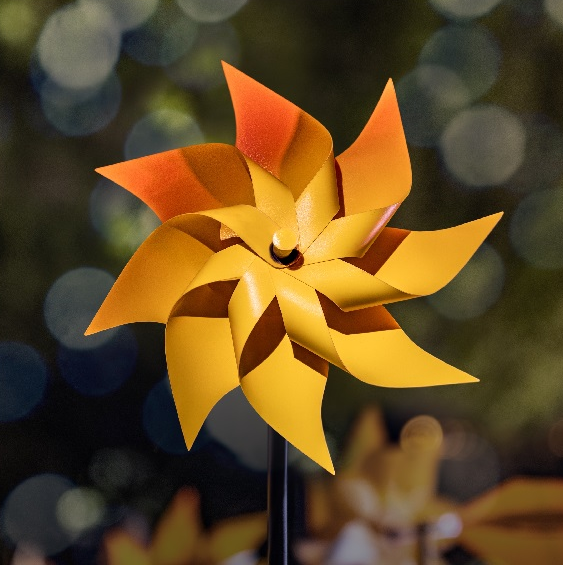
#> input picture picture.png, 563 x 565 px, found by its file name
$ python q2.py
#> lines starting #> are read from the running program, lines starting #| are printed output that depends on the picture; after the words box and inside, x2 and y2 are one past the last pixel; in counts of white or black regions, pixels touching at a corner belong together
import cv2
import numpy as np
from scipy import ndimage
import matplotlib.pyplot as plt

img = cv2.imread('picture.png')
#> img is the input picture: shape (565, 563, 3); mean B, G, R 35.1, 72.5, 96.5
gray = cv2.cvtColor(img, cv2.COLOR_BGR2GRAY)
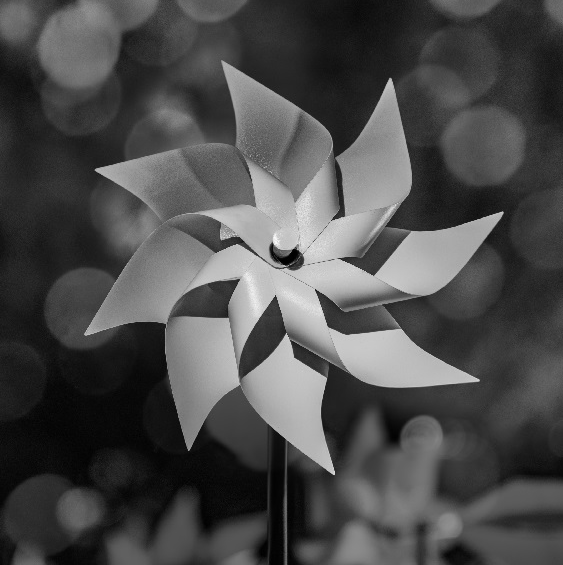
#> gray: shape (565, 563); min 0, max 250, mean 75.4
img_gaussian = cv2.GaussianBlur(gray,(3,3),0)


#canny
img_canny = cv2.Canny(img,100,200)
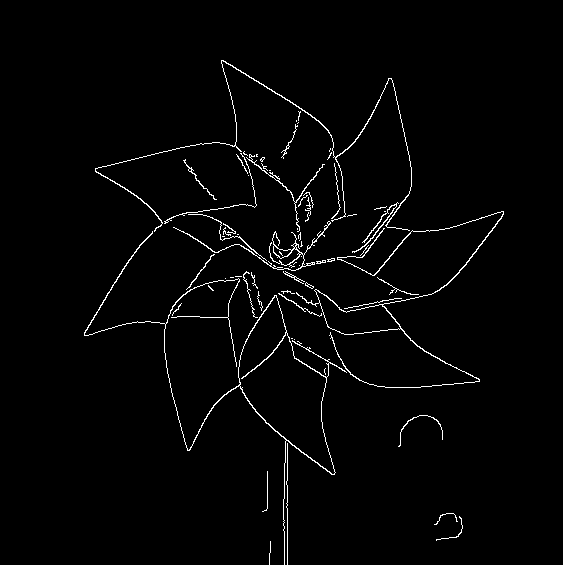
#> img_canny: shape (565, 563); 2% white in thin lines or dots, all inside (x1, y1, x2, y2) = (84, 60, 504, 565)


#robert

roberts_cross_v = np.array( [[1, 0 ],
                             [0,-1 ]] )

roberts_cross_h = np.array( [[ 0, 1 ],
                             [ -1, 0 ]] )

img_r= cv2.imread("picture.png",0).astype('float64')
#> img_r: shape (565, 563) float64; min 0, max 250, mean 78.7
img_r/=255.0
vertical = ndimage.convolve( img_r, roberts_cross_v )
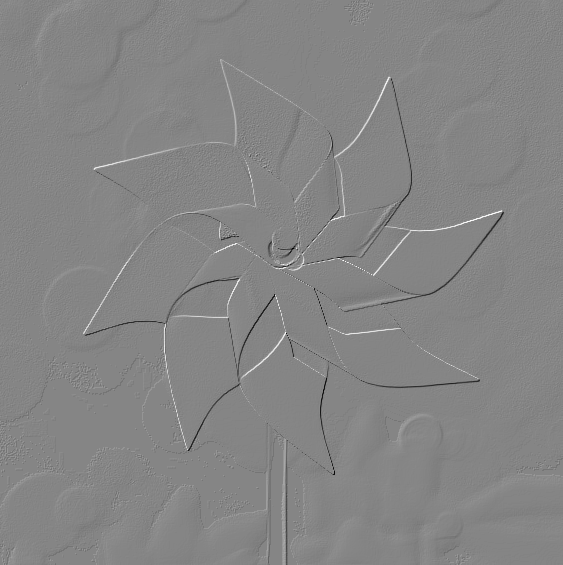
#> vertical: shape (565, 563) float64; min -0.702, max 0.639, mean 0.000177; drawn with min black and max white
horizontal = ndimage.convolve( img_r, roberts_cross_h )
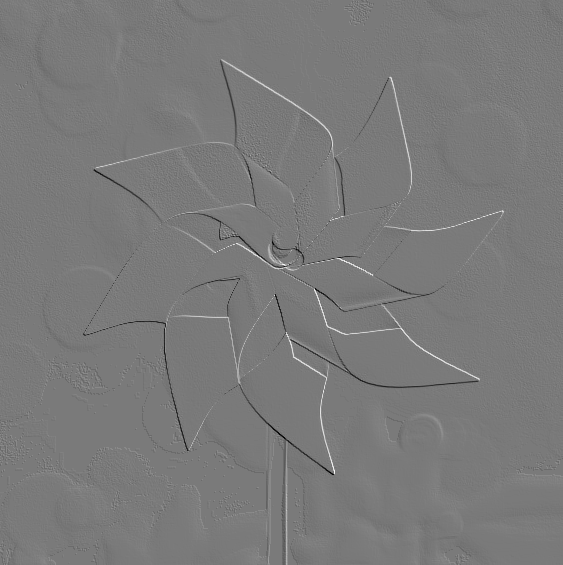
#> horizontal: shape (565, 563) float64; min -0.675, max 0.729, mean -0.00018; drawn with min black and max white

edged_img = np.sqrt( np.square(horizontal) + np.square(vertical))
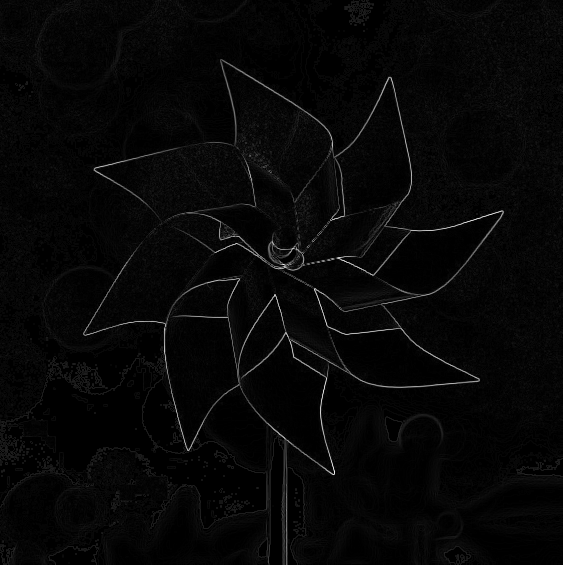
#> edged_img: shape (565, 563) float64; min 0, max 0.957, mean 0.0275
edged_img*=255

cv2.imshow("Original Image", img)
cv2.waitKey(0)
cv2.destroyAllWindows()

cv2.imshow("Canny", img_canny)
cv2.waitKey(0)
cv2.destroyAllWindows()
cv2.imshow("Robert",edged_img)
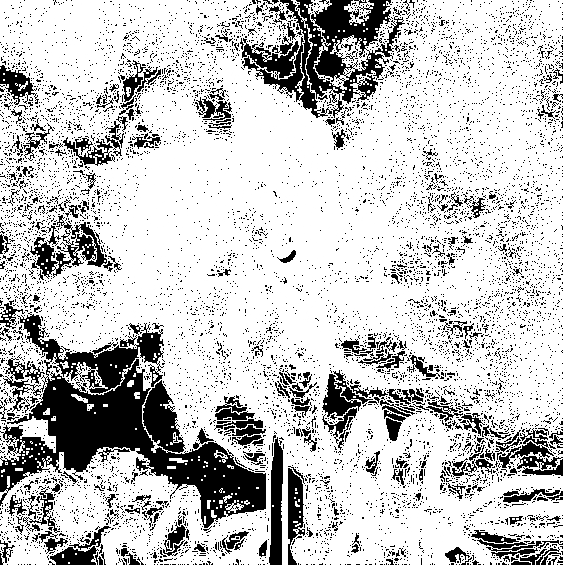
#> window 'Robert': shape (565, 563); min 0, max 255, mean 198.6
cv2.waitKey(0)
cv2.destroyAllWindows()
plt.imshow(edged_img)
plt.title('Robert Edge')
plt.show()
